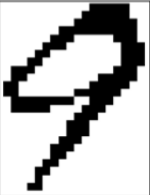
#> input picture Project/image2.png, 150 x 195 px; its folder holds only this picture in this run
$ python -i svm.py   (imports and definitions only)
#> lines starting #> are read from the running program, lines starting #| are printed output that depends on the picture
### Project/base.py
#!/usr/bin/env python3

# OpenCV library
import cv2

# NumPy
import numpy

# Python math lib
import math

class DescriptorBase:
    """
    We can implement various functions that some descriptors have in common in here.

    One good use case of this inheritence is different distance functions for kn-means classifier.
    We can use Eucledian distance or SSD or something else. Implement it here
    and override the __sub__ function in your child class and call the method from this class.
    """
    def __init__(self, data=None, *args, **kwargs):
        if data is not None:
            self.data = data
        elif 'size' in kwargs:
            self.data = numpy.zeros(kwargs['size'])
        else:
            raise Exception("Either provide data or provide size of the descriptor as a kwarg.")

    def __mul__(self, other):
        raise Exception("Please override this function in the child class.")

    def __sub__(self, other):
        raise Exception("Please override this function in the child class.")

    def __str__(self):
        return repr(self.data)

    def __repr__(self):
        return repr(self.data)

    # [32 lines left out: functions sum_squared_difference, inner_product, not called in this run]

### Project/svm.py
#!/usr/bin/env python3

# OpenCV library
import cv2

# NumPy
import numpy

# Python math lib
import math

# Science Kit SVM classifier
from sklearn.svm import SVC

# Implemented common functions in the base class so we can re-use them for other descriptors
# documented in other papers
from base import DescriptorBase

from importer import Importer

#
class SVMDescriptor(DescriptorBase):
    """
    Descriptor documented in
    `Application of Support Vector Machines for Recognition of Handwritten Arabic/Persian Digits`
    paper.
    """
    def __init__(self, data=None):
        """
        Constructor.

        Parameters:
            data (optional) -- numpy.array of size 64
        """
        if data is None:
            super(SVMDescriptor, self).__init__(size=64)
        else:
            assert len(data) == 64
            super(SVMDescriptor, self).__init__(data)

    def __sub__(self, other):
        """
        Sum of squared differences (SSD)
        Returns a scalar.

        Example:
        Given <a, b> and <c, d> vectors,
        result = sqrt(|a*a - c*c|) + sqrt(|b*b - d*d|)

        This can be generalized into any n-dimensional vector. In our case, we have a 64-dimensional vector.
        """
        return self.sum_squared_difference(other)

    def __mul__(self, other):
        """
        Inner product.
        Works the same as the dot product except in n-dimensional vectors like this descriptor.
        Returns a scalar.
        """
        return self.inner_product(other)

    def __rmul__(self, other):
        """
        Scalar multiplication of the descriptor.

        Identical to vector multiplication:
            <a, b, c> * d = <a*d, b*d, c*d>

        Returns a descriptor.
        """
        result = Descriptor(self.data)
        for i in range(64):
            result.data[i] *= other

        return result

    def __str__(self):
        return repr(self.data)

class SVMFeatureExtractor:
    """
    Feature extractor documented in
    `Application of Support Vector Machines for Recognition of Handwritten Arabic/Persian Digits`
    paper.
    """
    def __init__(self):
        """
        Constructor

        Parameters:
            image -- numpy.array created by OpenCV (cv2.imread), grayscale only
        """
        self.__white = 0.99 # To be adjusted

    def __str__(self):
        return "SVMFeatureExtractor"

    def __resize(self):
        """
        Resizes the image to 64x64 as per specification.
        """
        if self.image.shape != (64, 64):
            self.resized = cv2.resize(self.image, (64, 64))
        else:
            self.resized = self.image

    def __left(self):
        """
        Left function
        """
        result = numpy.zeros(64)
        for y in range(64):
            count = 0
            for x in range(64):
                pixel = self.resized[y][x]
                if pixel < self.__white:
                    break
                else:
                    count += 1
            result[y] = count
        return result

    def __right(self):
        """
        Right function
        """
        result = numpy.zeros(64)
        for y in range(64):
            count = 0
            for x in reversed(range(64)):
                pixel = self.resized[y][x]
                if pixel < self.__white:
                    break
                else:
                    count += 1
            result[y] = count
        return result

    def __top(self):
        """
        Top function
        """
        result = numpy.zeros(64)
        for x in range(64):
            count = 0
            for y in range(64):
                pixel = self.resized[y][x]
                if pixel < self.__white:
                    break
                else:
                    count += 1
            result[x] = count
        return result

    def __bottom(self):
        """
        Bottom function
        """
        result = numpy.zeros(64)
        for x in range(64):
            count = 0
            for y in reversed(range(64)):
                pixel = self.resized[y][x]
                if pixel < self.__white:
                    break
                else:
                    count += 1
            result[x] = count
        return result


    def __derivatives(self):
        """
        Computes the derivatives for each function using OpenCV
        """
        top = self.__top()
        left = self.__left()
        right = self.__right()
        bottom = self.__bottom()

        kernel = numpy.array([-1, 0, 1]) # Derivatives kernel

        # Compute derivatives for each of the 4 functions
        dtop = numpy.array([x[0] for x in cv2.filter2D(top, -1, kernel)])
        dleft = numpy.array([x[0] for x in cv2.filter2D(left, -1, kernel)])
        dright =  numpy.array([x[0] for x in cv2.filter2D(right, -1, kernel)])
        dbottom = numpy.array([x[0] for x in cv2.filter2D(bottom, -1, kernel)])

        return dtop, dright, dbottom, dleft


    def __descriptor(self):
        """
        Creates a descriptor by sampling 1/4 value in each derivative.
        """
        dtop, dright, dbottom, dleft = self.__derivatives()
        descriptor = []
        # 1/4 sampling rate
        for x in range(0, 64, 4):
            descriptor.append(dtop[x])
            descriptor.append(dright[x])
            descriptor.append(dbottom[x])
            descriptor.append(dleft[x])
        return numpy.array(descriptor)


    def run(self, image):
        """
        Public method for this class.

        Usage:
            extractor = SVMFeatureExtractor(image)
            descriptor = extractor.run()
        """
        self.image = image
        self.__resize()
        return SVMDescriptor(self.__descriptor())

>>> import cv2
>>> picture = cv2.imread('image2.png', cv2.IMREAD_GRAYSCALE)
#> picture is the input picture: shape (195, 150); min 0, max 255, mean 186.8
>>> result = SVMFeatureExtractor().run(picture)
#> in __resize, `self.resized = cv2.resize(self.image, (64, 64))`:
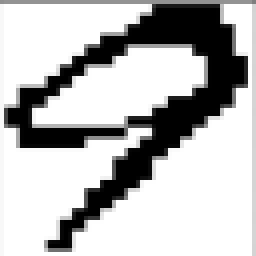
#> self.resized: shape (64, 64) (shown 4 times larger); min 0, max 255, mean 186.6
#> after the loop in __top, `for x in range(64):`: result = 64 values, max 64 at index 0, min 2 at index 39, mean 15.36
#> in __derivatives, `top = self.__top()`: top has the same summary as result in __top
#> after the loop in __left, `for y in range(64):`: result = 64 values, max 64 at index 0, min 2 at index 27, mean 22.59
#> in __derivatives, `left = self.__left()`: left has the same summary as result in __left
#> after the loop in __right, `for y in range(64):`: result = 64 values, max 64 at index 0, min 3 at index 15, mean 22.73
#> in __derivatives, `right = self.__right()`: right has the same summary as result in __right
#> after the loop in __bottom, `for x in range(64):`: result = 64 values, max 64 at index 0, min 2 at index 13, mean 26.64
#> in __derivatives, `bottom = self.__bottom()`: bottom has the same summary as result in __bottom
#> in __derivatives, `dtop = numpy.array([x[0] for x in cv2.filter2D(top, -1, kernel)])`: dtop = 64 values, max 49 at index 60, min -37 at index 1, mean 0
#> in __derivatives, `dleft = numpy.array([x[0] for x in cv2.filter2D(left, -1, kernel)])`: dleft = 64 values, max 51 at index 62, min -25 at index 1, mean 0
#> in __derivatives, `dright =  numpy.array([x[0] for x in cv2.filter2D(right, -1, kernel)])`: dright = 64 values, max 17 at index 61, min -54 at index 1, mean 0
#> in __derivatives, `dbottom = numpy.array([x[0] for x in cv2.filter2D(bottom, -1, kernel)])`: dbottom = 64 values, max 21 at index 60, min -31 at index 1, mean 0
#> after the loop in __descriptor, `for x in range(0, 64, 4):`: descriptor = 64 values, max 49 at index 60, min -26 at index 14, mean 1.17
#> in __init__, `self.data = data`: self.data has the same summary as descriptor in __descriptor

$ run again, on Project/image3.png
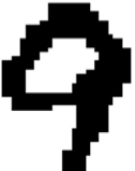
#> input picture Project/image3.png, 135 x 171 px
#> picture is the input picture: shape (171, 135); min 0, max 255, mean 151.1
#> in __resize, `self.resized = cv2.resize(self.image, (64, 64))`:
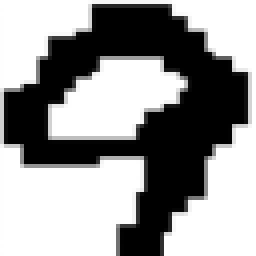
#> self.resized: shape (64, 64) (shown 4 times larger); min 0, max 255, mean 151.2
#> after the loop in __top, `for x in range(64):`: result = 64 values, max 64 at index 0, min 2 at index 24, mean 14.28
#> top has the same summary as result in __top
#> after the loop in __left, `for y in range(64):`: result = 64 values, max 64 at index 0, min 2 at index 23, mean 20.44
#> left has the same summary as result in __left
#> after the loop in __right, `for y in range(64):`: result = 64 values, max 64 at index 0, min 3 at index 19, mean 14.66
#> right has the same summary as result in __right
#> after the loop in __bottom, `for x in range(64):`: result = 64 values, max 64 at index 0, min 0 at index 31, mean 22.77
#> bottom has the same summary as result in __bottom
#> in __derivatives, `dtop = numpy.array([x[0] for x in cv2.filter2D(top, -1, kernel)])`: dtop = 64 values, max 45 at index 60, min -41 at index 1, mean 0
#> in __derivatives, `dleft = numpy.array([x[0] for x in cv2.filter2D(left, -1, kernel)])`: dleft = 64 values, max 31 at index 40, min -40 at index 1, mean -1.03
#> in __derivatives, `dright =  numpy.array([x[0] for x in cv2.filter2D(right, -1, kernel)])`: dright = 64 values, max 5 at index 48, min -42 at index 1, mean -1.25
#> in __derivatives, `dbottom = numpy.array([x[0] for x in cv2.filter2D(bottom, -1, kernel)])`: dbottom = 64 values, max 31 at index 60, min -35 at index 1, mean 0
#> after the loop in __descriptor, `for x in range(0, 64, 4):`: descriptor = 64 values, max 45 at index 60, min -6 at index 24, mean 1.69
#> self.data has the same summary as descriptor in __descriptor
